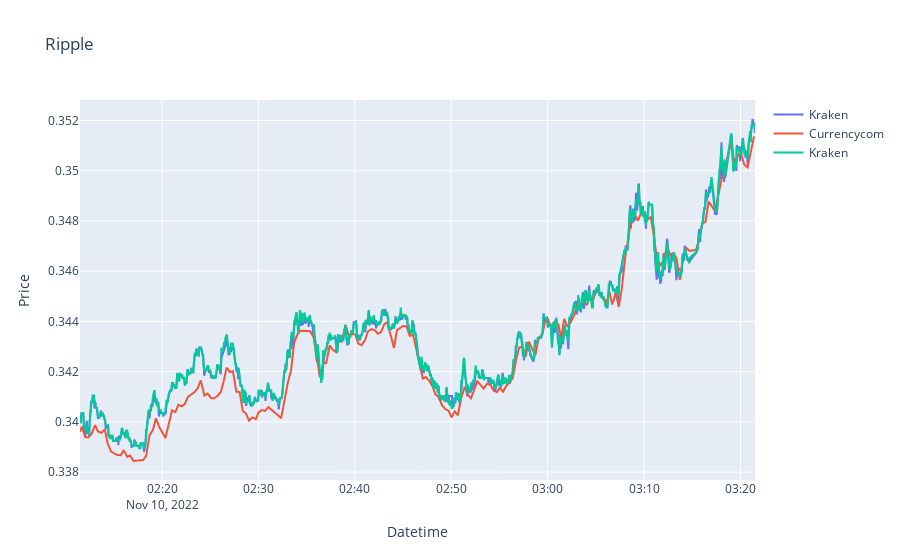

The notebook cell saved with this chart:
### Markdown cell above
En la siguiente grafica podemos observar el mid price del activo ripple durante el periodo de una hora

### Code cell
visualizations.Ripple

### Figure 1 — Plotly figure (JSON) as saved in the notebook; plotly's stock layout.template omitted (floating-point values rounded to 4 significant figures; data arrays with more than 128 entries replaced by an {"elided": "..."} marker saying what was removed)
{"data": [{"name": "Kraken", "type": "scatter", "x": {"elided": "1290 str values"}, "y": {"elided": "1290 float values"}}, {"name": "Currencycom", "type": "scatter", "x": {"elided": "1290 str values"}, "y": {"elided": "1290 float values"}}, {"name": "Kraken", "type": "scatter", "x": {"elided": "1290 str values"}, "y": {"elided": "1290 float values"}}], "layout": {"title": {"text": "Ripple"}, "xaxis": {"title": {"text": "Datetime"}}, "yaxis": {"title": {"text": "Price"}}}}
